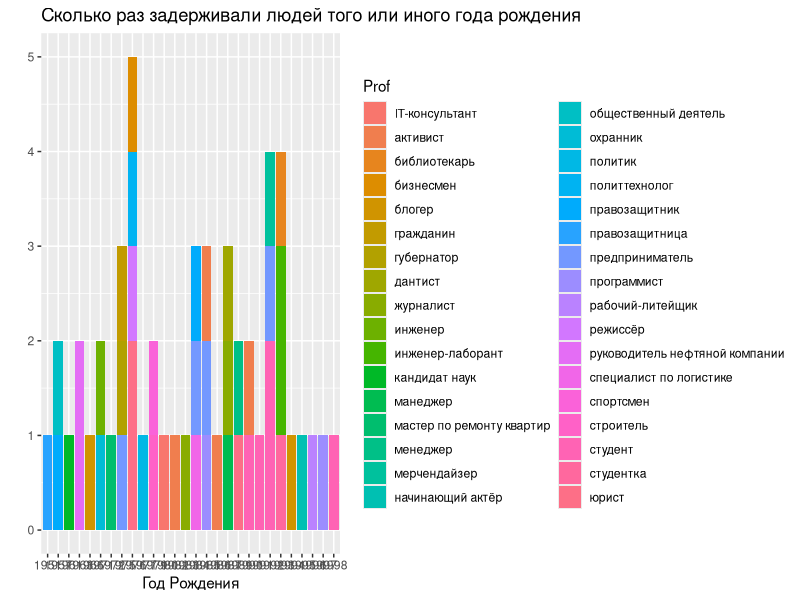

Generate this figure with R:
library(tidyverse)
library(ggridges)
library(ggrepel)
setwd('/Users/aleksandranisimov/Documents/GitHub/dh-hackathon-2019-2020-abnormal_distribution')
poslednee_slovo = read.delim('poslednee_slovo_python_ver.tsv', sep = "\t")

poslednee_slovo <- poslednee_slovo %>%
  rename(God_rozhdenija = Год.рождения,
         Za_chto = За.что,
         Imya = Имя,
         Kogda = Когда,
         Kto = Кто,
         Statja = По.какой.статье,
         Prof = Профессия,
         Punishment = Что.получил)

poslednee_slovo %>%
  distinct() %>%
  count(God_rozhdenija, Prof, Kogda, Statja, Imya) %>%
  filter(God_rozhdenija != "н") %>%
  ggplot(aes(God_rozhdenija,n, fill = Prof)) +
  geom_col() +
  labs(x = "Год Рождения",
       y = "",
       title = "Сколько раз задерживали людей того или иного года рождения")
